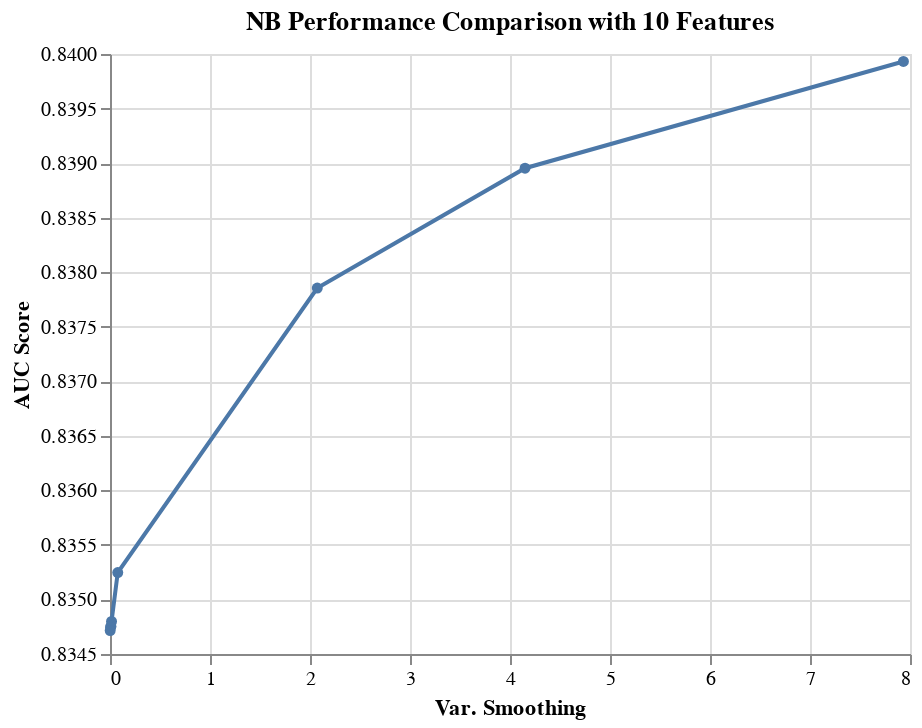

The cell this chart's notebook holds for it:
### Code cell
results_NB_10_features = results_NB[results_NB['rfi_fs__n_features_'] == 10.0]

alt.Chart(results_NB_10_features, 
          title='NB Performance Comparison with 10 Features'
         ).mark_line(point=True).encode(
    alt.X('nb__var_smoothing', title='Var. Smoothing'),
    alt.Y('mean_score', title='AUC Score', scale=alt.Scale(zero=False))
)

### Figure 1 — Vega-Lite specification as saved in the notebook (floating-point values rounded to 4 significant figures)
{"config": {"view": {"continuousWidth": 400, "continuousHeight": 300}}, "data": {"name": "data-f6622c1f5e8a6a519410d1d49dee4d78"}, "mark": {"type": "line", "point": true}, "encoding": {"x": {"type": "quantitative", "field": "nb__var_smoothing", "title": "Var. Smoothing"}, "y": {"type": "quantitative", "field": "mean_score", "scale": {"zero": false}, "title": "AUC Score"}}, "title": "NB Performance Comparison with 10 Features", "$schema": "https://vega.github.io/schema/vega-lite/v4.8.1.json", "datasets": {"data-f6622c1f5e8a6a519410d1d49dee4d78": [{"mean_score": 0.8399, "std_score": 0.004171, "max_score": 0.8464, "min_score": 0.8356, "rfi_fs__n_features_": 10.0, "nb__var_smoothing": 7.934}, {"mean_score": 0.839, "std_score": 0.004085, "max_score": 0.8452, "min_score": 0.8347, "rfi_fs__n_features_": 10.0, "nb__var_smoothing": 4.15}, {"mean_score": 0.8379, "std_score": 0.003967, "max_score": 0.8438, "min_score": 0.8336, "rfi_fs__n_features_": 10.0, "nb__var_smoothing": 2.073}, {"mean_score": 0.8352, "std_score": 0.00357, "max_score": 0.8407, "min_score": 0.8314, "rfi_fs__n_features_": 10.0, "nb__var_smoothing": 0.07753}, {"mean_score": 0.8348, "std_score": 0.003654, "max_score": 0.8403, "min_score": 0.831, "rfi_fs__n_features_": 10.0, "nb__var_smoothing": 0.01534}, {"mean_score": 0.8348, "std_score": 0.003626, "max_score": 0.8402, "min_score": 0.831, "rfi_fs__n_features_": 10.0, "nb__var_smoothing": 0.009222}, {"mean_score": 0.8347, "std_score": 0.003624, "max_score": 0.8402, "min_score": 0.831, "rfi_fs__n_features_": 10.0, "nb__var_smoothing": 0.00608}, {"mean_score": 0.8347, "std_score": 0.003623, "max_score": 0.8402, "min_score": 0.831, "rfi_fs__n_features_": 10.0, "nb__var_smoothing": 0.001825}]}}
